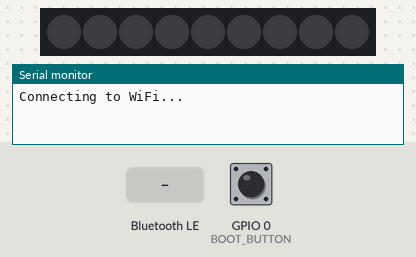
The program below on a simulated ESP32. Parts: 9 RGB LEDs in strip order, left to right, the last lines printed to the serial monitor. Inputs (shaded band) come from the test bench; at power-on: GPIO 0 (BOOT_BUTTON) HIGH. Dim RGB values are drawn brighter than linear; WiFi joins after 1.5 s; servers stay silent unless stated; nothing arrives over Bluetooth unless stated; a phone connects over Bluetooth LE 3 s after start. At 11.9 s the program restarts the board; the recording ends there.

Above: at 1.2 s.
1.3 s: Bluetooth LE write "T" received
At 1.5 s:
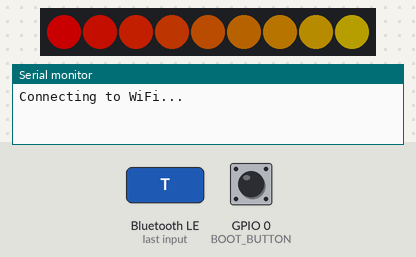
3.7 s: Bluetooth LE write "S" received
5.5 s: Bluetooth LE write "1" received
At 5.85 s:
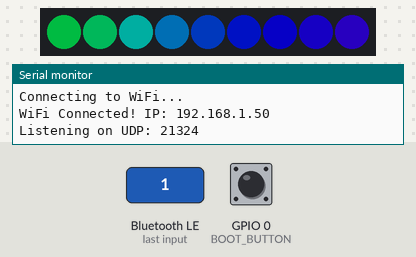
8.4 s: GPIO 0 (BOOT_BUTTON) pulled LOW for 3.2 s
At 11.65 s:
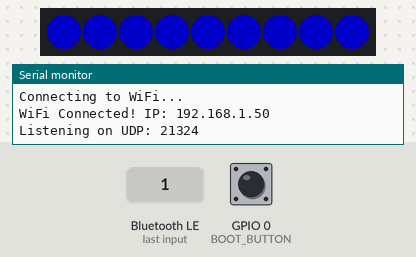
Timing chart, 0 to 11.9 s (numbered marks = the images above; inputs shaded):
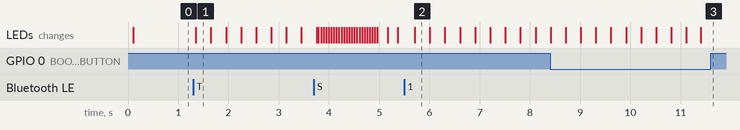

Measured:
- after the input at 1.3 s, the LEDs: change after 0.05 s (image 1)
- after the input at 5.5 s, the LEDs: change after 0.21 s (image 2)
- after the input at 8.4 s, the LEDs: first differ from a run without the input after 3.0 s (image 3)

The program:

main.cpp
```cpp
#include <Arduino.h>
#include <FastLED.h>
#include <BLEDevice.h>
#include <BLEServer.h>
#include <BLEUtils.h>
#include <BLE2902.h>
#include <WiFi.h>
#include <WiFiUdp.h>

// --- KONFIGURÁCIA ---
#define LED_PIN     16
#define NUM_LEDS    9
#define LED_TYPE    WS2812B
#define COLOR_ORDER GRB
#define BOOT_BUTTON 0

// --- WIFI & UDP (ORGANIZATOR) ---
#define ST_SSID     "MS_iPhone"
#define ST_PASS     "minkominko0"
#define UDP_PORT    21324

// --- BLE (USER) ---
#define SERVICE_UUID        "4fafc201-1fb5-459e-8fcc-c5c9c331914b"
#define CHARACTERISTIC_UUID "beb5483e-36e1-4688-b7f5-ea07361b26a8"

// --- BLE UUIDs ---
#define SERVICE_UUID        "4fafc201-1fb5-459e-8fcc-c5c9c331914b"
#define CHARACTERISTIC_UUID "beb5483e-36e1-4688-b7f5-ea07361b26a8"

CRGB leds[NUM_LEDS];
WiFiUDP Udp;
BLECharacteristic *pCharacteristic;
bool deviceConnected = false;

// Časovače
unsigned long buttonPressTime = 0;
unsigned long lastAnimUpdate = 0;
unsigned long lastWifiCheck = 0;
uint8_t rainbowHue = 0;

// Buffer pre prijaté UDP dáta
char packetBuffer[255];

enum Mode {
  IDLE,
  SOS_MODE,         // Priorita 1 (User Critical)
  CONNECTED_FLASH,  // Priorita 2 (User Feedback)
  RAINBOW_TEST,     // Priorita 3 (User Action)
  SYNC_MODE         // Priorita 4 (Organizer Action)
};

volatile Mode currentMode = IDLE;
CRGB syncColor = CRGB::Black; // Farba prijatá od organizátora

// --- BLE CALLBACKY ---
class MyServerCallbacks: public BLEServerCallbacks {
    void onConnect(BLEServer* pServer) { deviceConnected = true; };
    void onDisconnect(BLEServer* pServer) {
      deviceConnected = false;
      pServer->getAdvertising()->start();
    }
};

class MyCallbacks: public BLECharacteristicCallbacks {
    void onWrite(BLECharacteristic *pCharacteristic) {
      std::string value = pCharacteristic->getValue();
      if (value.length() > 0) {
        char cmd = value[0];
        switch (cmd) {
          case 'S': currentMode = SOS_MODE; break;
          case '0':
            currentMode = IDLE;
            FastLED.clear(); FastLED.show();
            break;
          case 'C': currentMode = CONNECTED_FLASH; lastAnimUpdate = 0; break;
          case 'T':
          case '1': currentMode = RAINBOW_TEST; break;
        }
      }
    }
};

void setup() {
  Serial.begin(115200);
  pinMode(BOOT_BUTTON, INPUT_PULLUP);

  // LED Setup
  FastLED.addLeds<LED_TYPE, LED_PIN, COLOR_ORDER>(leds, NUM_LEDS).setCorrection(TypicalLEDStrip);
  FastLED.setBrightness(100);
  FastLED.setMaxPowerInVoltsAndMilliamps(5, 800);

  // BLE Setup
  BLEDevice::init("FestiBuddy_Node");
  BLEServer *pServer = BLEDevice::createServer();
  pServer->setCallbacks(new MyServerCallbacks());
  BLEService *pService = pServer->createService(SERVICE_UUID);
  pCharacteristic = pService->createCharacteristic(
                      CHARACTERISTIC_UUID,
                      BLECharacteristic::PROPERTY_READ | BLECharacteristic::PROPERTY_WRITE | BLECharacteristic::PROPERTY_NOTIFY
                    );
  pCharacteristic->setCallbacks(new MyCallbacks());
  pCharacteristic->addDescriptor(new BLE2902());
  pService->start();
  BLEDevice::startAdvertising();

  // WiFi Setup (Non-blocking start)
  WiFi.mode(WIFI_STA);
  WiFi.begin(ST_SSID, ST_PASS);
  Serial.println("Connecting to WiFi...");
}

void loop() {
  unsigned long now = millis();

  // 1. WIFI RECONNECT & UDP START LOGIKA
  if (now - lastWifiCheck > 5000) {
    lastWifiCheck = now;
    if (WiFi.status() == WL_CONNECTED) {
       // Ak sme pripojení, uistíme sa, že UDP beží
       static bool udpStarted = false;
       if (!udpStarted) {
         Udp.begin(UDP_PORT);
         udpStarted = true;
         Serial.print("WiFi Connected! IP: ");
         Serial.println(WiFi.localIP());
         Serial.print("Listening on UDP: ");
         Serial.println(UDP_PORT);

         // Zelené bliknutie ako signál, že sme online
         currentMode = CONNECTED_FLASH;
       }
    } else {
       Serial.println("WiFi attempting reconnect...");
       // WiFi.reconnect() sa deje automaticky na pozadí, len logujeme
    }
  }

  // 2. UDP PARSING (ORGANIZER COMMANDS)
  // Spracujeme len ak nie je SOS (Safety First!)
  if (currentMode != SOS_MODE && currentMode != CONNECTED_FLASH) {
    int packetSize = Udp.parsePacket();
    if (packetSize) {
      int len = Udp.read(packetBuffer, 255);
      if (len >= 3) {
        // Očakávame formát: [R] [G] [B] (3 bajty)
        uint8_t r = packetBuffer[0];
        uint8_t g = packetBuffer[1];
        uint8_t b = packetBuffer[2];

        syncColor = CRGB(r, g, b);
        currentMode = SYNC_MODE;

        Serial.printf("UDP Color: R%d G%d B%d\n", r, g, b);
      }
    }
  }

  // 3. HARDWARE RESET
  if (digitalRead(BOOT_BUTTON) == LOW) {
    if (buttonPressTime == 0) buttonPressTime = now;
    if (now - buttonPressTime > 3000) {
      fill_solid(leds, NUM_LEDS, CRGB::Blue); FastLED.show();
      delay(500); ESP.restart();
    }
  } else {
    buttonPressTime = 0;
  }

  // 4. ANIMÁCIE
  if (currentMode == SOS_MODE) {
    if (now - lastAnimUpdate > 50) {
      lastAnimUpdate = now;
      static bool s = false; s = !s;
      fill_solid(leds, NUM_LEDS, s ? CRGB::Red : CRGB::Black);
      FastLED.show();
    }
  }
  else if (currentMode == SYNC_MODE) {
    // Svieti farbou, ktorú poslal organizátor
    // Obnovujeme pravidelne, aby FastLED držal farbu
    if (now - lastAnimUpdate > 100) {
        lastAnimUpdate = now;
        fill_solid(leds, NUM_LEDS, syncColor);
        FastLED.show();
    }
  }
  else if (currentMode == RAINBOW_TEST) {
    if (now - lastAnimUpdate > 20) {
      lastAnimUpdate = now;
      fill_rainbow(leds, NUM_LEDS, rainbowHue++, 7);
      FastLED.show();
    }
  }
  else if (currentMode == CONNECTED_FLASH) {
    static int flashStep = 0;
    if (now - lastAnimUpdate > 200) {
       lastAnimUpdate = now;
       flashStep++;
       if (flashStep % 2 == 1) fill_solid(leds, NUM_LEDS, CRGB::Green);
       else fill_solid(leds, NUM_LEDS, CRGB::Black);
       FastLED.show();
       if (flashStep >= 6) { currentMode = IDLE; flashStep = 0; }
    }
  }
  else {
    // IDLE
    if (now - lastAnimUpdate > 100) {
      lastAnimUpdate = now;
      fadeToBlackBy(leds, NUM_LEDS, 20);
      FastLED.show();
    }
  }
}
```
